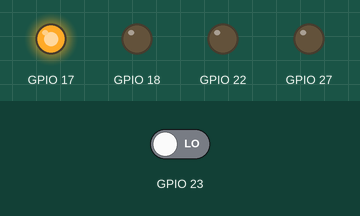
Bench run of a program on a simulated Raspberry Pi (BCM pin numbers). Parts: output pins drawn as LEDs (lit = HIGH). Inputs (shaded band) come from the test bench; at power-on: GPIO 23 LOW. Threads take turns every 2 ms; the clock reads 2024-03-15 10:24:30 at power-on unless the program sets it; what the program prints to the terminal is not drawn. At 9.2 s the program stops and its outputs stay as they are.

Above: at 0.1 s.
At 0.6 s:
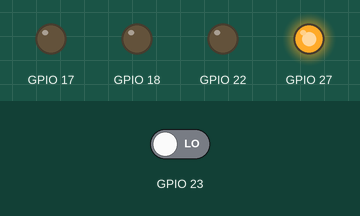
At 1.1 s:
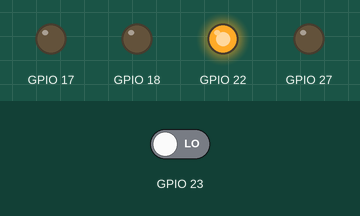
At 3.7 s:
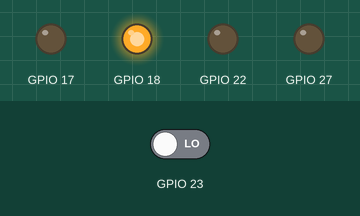
At 4.2 s:
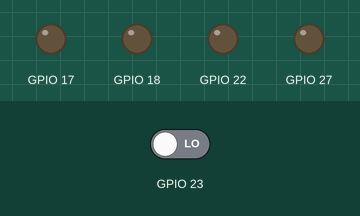
Timing chart, 0 to 5.7 s (numbered marks = the images above):
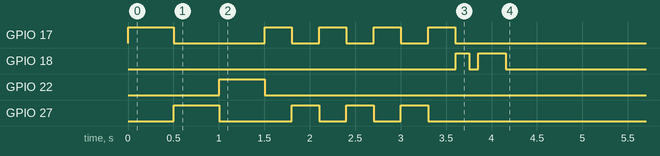

The program:

gpio_control.py
```python
#!/usr/bin/env python3
# -*- coding: utf-8 -*-
"""
GPIO 外设控制
=============
- 普通单色 LED (GPIO 高低电平)
- RGB 三色 LED (共阴极, 3 路 PWM)
- 有源蜂鸣器 (GPIO 高低电平)
- 触摸传感器 TTP223 (GPIO 输入)
"""

import time
import threading

try:
    import RPi.GPIO as GPIO
    _HAS_RPI_GPIO = True
except ImportError:
    _HAS_RPI_GPIO = False
    print("[WARN] RPi.GPIO not installed. Run: pip install RPi.GPIO")


class SimpleLED:
    """
    普通单色 LED 控制 (GPIO 高低电平)

    用法:
        status_led = SimpleLED(pin=16)
        status_led.on()              # 点亮
        status_led.off()             # 熄灭
    """

    def __init__(self, pin):
        if not _HAS_RPI_GPIO:
            raise ImportError("SimpleLED 需要 RPi.GPIO")

        self.pin = pin
        GPIO.setup(pin, GPIO.OUT)
        GPIO.output(pin, GPIO.LOW)

    def on(self):
        """点亮 LED"""
        GPIO.output(self.pin, GPIO.HIGH)

    def off(self):
        """熄灭 LED"""
        GPIO.output(self.pin, GPIO.LOW)

    def toggle(self):
        """翻转 LED 状态"""
        GPIO.output(self.pin, not GPIO.input(self.pin))

    def cleanup(self):
        """清理"""
        self.off()


class RGBLED:
    """
    RGB 三色 LED 控制 (共阴极) — 用于检测状态红绿交替

    用法:
        led = RGBLED(red=17, green=27, blue=22)
        led.set_color('green')       # 预设颜色
        led.set_rgb(100, 0, 0)       # 自定义 RGB (0~100)
        led.start_alternating()      # 开始红绿交替
        led.stop_alternating()       # 停止交替
    """

    def __init__(self, red_pin=17, green_pin=27, blue_pin=22, freq=100):
        if not _HAS_RPI_GPIO:
            raise ImportError("RGBLED 需要 RPi.GPIO")

        self.pins = {'r': red_pin, 'g': green_pin, 'b': blue_pin}
        self.pwm = {}
        self.freq = freq
        self._alt_thread = None
        self._alt_running = False

        # 初始化 GPIO
        GPIO.setup(red_pin,   GPIO.OUT)
        GPIO.setup(green_pin, GPIO.OUT)
        GPIO.setup(blue_pin,  GPIO.OUT)

        # 初始化 PWM
        for label, pin in self.pins.items():
            p = GPIO.PWM(pin, freq)
            p.start(0)
            self.pwm[label] = p

        self.off()

    def set_rgb(self, r, g, b):
        """
        设置 RGB 三通道占空比

        参数: r, g, b 取值 0~100 (百分比)
        """
        self.pwm['r'].ChangeDutyCycle(max(0, min(100, r)))
        self.pwm['g'].ChangeDutyCycle(max(0, min(100, g)))
        self.pwm['b'].ChangeDutyCycle(max(0, min(100, b)))

    def set_color(self, color_name):
        """
        设置预设颜色

        支持: 'red', 'green', 'blue', 'yellow', 'cyan',
              'purple', 'white', 'off'
        """
        from config import LED_COLORS
        rgb = LED_COLORS.get(color_name, (0, 0, 0))
        self.set_rgb(*rgb)

    def off(self):
        """关闭所有通道"""
        self.set_rgb(0, 0, 0)

    def start_alternating(self, interval=0.5):
        """
        开始红绿交替闪烁 (在后台线程中)

        用于指示"情绪检测进行中"
        """
        if self._alt_running:
            return
        self._alt_running = True
        self._alt_thread = threading.Thread(target=self._alt_loop,
                                            args=(interval,), daemon=True)
        self._alt_thread.start()

    def stop_alternating(self):
        """停止红绿交替"""
        self._alt_running = False
        if self._alt_thread:
            self._alt_thread.join(timeout=2.0)
        self.set_color('green')  # 恢复绿灯

    def _alt_loop(self, interval):
        """交替闪烁后台循环"""
        toggle = True
        while self._alt_running:
            if toggle:
                self.set_color('red')
            else:
                self.set_color('green')
            toggle = not toggle
            time.sleep(interval)
        # 退出时确保恢复绿色
        self.set_color('green')

    def cleanup(self):
        """清理 PWM 资源"""
        self.stop_alternating()
        for p in self.pwm.values():
            try:
                p.stop()
            except Exception:
                pass


class Buzzer:
    """
    有源蜂鸣器控制 (GPIO 高低电平)

    有源蜂鸣器内部自带振荡电路, 通电即响,
    GPIO 输出 HIGH=响, LOW=停, 无需 PWM。

    用法:
        buzzer = Buzzer(pin=18)
        buzzer.beep(0.2)            # 响 0.2 秒
        buzzer.play_pattern()       # 播放预设间歇提示音
    """

    def __init__(self, pin=18):
        if not _HAS_RPI_GPIO:
            raise ImportError("Buzzer 需要 RPi.GPIO")

        self.pin = pin
        self._playing = False
        self._thread = None

        GPIO.setup(pin, GPIO.OUT)
        GPIO.output(pin, GPIO.LOW)

    def on(self):
        """蜂鸣器开始鸣叫"""
        GPIO.output(self.pin, GPIO.HIGH)

    def off(self):
        """蜂鸣器停止鸣叫"""
        GPIO.output(self.pin, GPIO.LOW)

    def beep(self, duration):
        """
        蜂鸣器响指定时长 (阻塞)

        参数:
            duration: 时长 (秒), 0 表示静音等待
        """
        if duration > 0:
            self.on()
            time.sleep(duration)
        self.off()

    def play_pattern(self, pattern=None):
        """
        播放预设间歇提示音 (非阻塞, 在后台线程中)

        参数:
            pattern: [(响秒数, 停秒数), ...] 列表
                     若为 None, 使用 config 中的 BUZZER_PATTERN

        示例:
            buzzer.play_pattern([
                (0.15, 0.10),   # 响0.15秒, 停0.10秒
                (0.15, 0.10),
                (0.20, 0.50),   # 响0.20秒, 停0.50秒
            ])
        """
        if pattern is None:
            from config import BUZZER_PATTERN
            pattern = BUZZER_PATTERN

        if self._playing:
            return

        self._thread = threading.Thread(target=self._play_thread,
                                        args=(pattern,), daemon=True)
        self._thread.start()

    def _play_thread(self, pattern):
        """后台播放线程"""
        self._playing = True
        try:
            for on_dur, off_dur in pattern:
                if not self._playing:
                    break
                if on_dur > 0:
                    self.on()
                    time.sleep(on_dur)
                self.off()
                if off_dur > 0:
                    time.sleep(off_dur)
        finally:
            self.off()
            self._playing = False

    def cleanup(self):
        """清理资源"""
        self._playing = False
        self.off()


class TouchSensor:
    """
    TTP223 触摸传感器

    用法:
        touch = TouchSensor(pin=23)
        if touch.is_pressed():
            print("触摸!")
    """

    def __init__(self, pin=23):
        if not _HAS_RPI_GPIO:
            raise ImportError("TouchSensor 需要 RPi.GPIO")

        self.pin = pin
        GPIO.setup(pin, GPIO.IN, pull_up_down=GPIO.PUD_DOWN)

    def is_pressed(self):
        """返回当前触摸状态 (True=触摸中)"""
        return GPIO.input(self.pin) == GPIO.HIGH

    def wait_for_touch(self, timeout=None):
        """
        等待触摸事件 (阻塞)

        参数:
            timeout: 超时秒数, None=无限等待

        返回:
            True=检测到触摸, False=超时
        """
        try:
            channel = GPIO.wait_for_edge(self.pin, GPIO.RISING,
                                         timeout=int(timeout * 1000) if timeout else None)
            return channel is not None
        except Exception:
            return False


# ============================================================
# 硬件初始化/清理辅助函数
# ============================================================

def gpio_setup():
    """初始化 GPIO (设置模式)"""
    if _HAS_RPI_GPIO:
        GPIO.setmode(GPIO.BCM)
        GPIO.setwarnings(False)
        print("[INFO] GPIO 初始化完成 (BCM 模式)")


def gpio_cleanup():
    """清理所有 GPIO 资源"""
    if _HAS_RPI_GPIO:
        try:
            GPIO.cleanup()
            print("[INFO] GPIO 资源已清理")
        except Exception:
            pass


# ============================================================
# 自检
# ============================================================

if __name__ == '__main__':
    print("=== GPIO 外设自检 ===\n")

    gpio_setup()

    try:
        # 测试 RGB LED
        print("[TEST] RGB LED...")
        led = RGBLED()
        print("  红色")
        led.set_color('red')
        time.sleep(0.5)
        print("  绿色")
        led.set_color('green')
        time.sleep(0.5)
        print("  蓝色")
        led.set_color('blue')
        time.sleep(0.5)
        print("  交替")
        led.start_alternating(0.3)
        time.sleep(2)
        led.stop_alternating()
        led.off()
        print("  [OK] RGB LED 正常\n")

        # 测试有源蜂鸣器
        print("[TEST] 有源蜂鸣器...")
        buzzer = Buzzer()
        buzzer.beep(0.15)  # 短响
        time.sleep(0.1)
        buzzer.beep(0.3)   # 长响
        buzzer.cleanup()
        print("  [OK] 有源蜂鸣器正常\n")

        # 测试触摸传感器
        print("[TEST] 触摸传感器 (请触摸 TTP223)...")
        touch = TouchSensor()
        start = time.time()
        touched = False
        while time.time() - start < 5:
            if touch.is_pressed():
                print("  >> 检测到触摸!")
                touched = True
                break
            time.sleep(0.05)

        if touched:
            print("  [OK] 触摸传感器正常\n")
        else:
            print("  [INFO] 5 秒内未检测到触摸, 若已触摸请检查接线\n")

    except KeyboardInterrupt:
        print("\n[INFO] 自检中断")
    finally:
        led.off()
        led.cleanup()
        gpio_cleanup()
```

config.py
```python
#!/usr/bin/env python3
# -*- coding: utf-8 -*-
"""
硬件配置与系统参数
==================
所有 GPIO 引脚定义、I2C 地址、传感器参数、情绪映射
"""

# ============================================================
# GPIO 引脚定义 (BCM 编号)
# ============================================================

# 普通绿色 LED (系统运行指示灯, 高电平点亮)
GREEN_LED_PIN  = 16

# RGB 三色 LED (共阴极, 用于检测状态红绿交替)
LED_RED_PIN    = 17   # 红色通道 (PWM)
LED_GREEN_PIN  = 27   # 绿色通道 (PWM)
LED_BLUE_PIN   = 22   # 蓝色通道 (PWM)

# 有源蜂鸣器 (GPIO 高低电平)
BUZZER_PIN     = 18

# 触摸传感器 TTP223
TOUCH_PIN      = 23

# DHT11 温湿度传感器
DHT11_PIN      = 4

# ============================================================
# I2C 总线配置
# ============================================================

I2C_BUS        = 1          # Raspberry Pi 的 I2C 总线号

# PCF8591 AD/DA 转换模块
PCF8591_ADDR   = 0x48       # I2C 地址 (0x48~0x4F, 默认 0x48)

# LCD1602 + PCF8574 I2C 背包
LCD1602_ADDR   = 0x27       # 常见 0x27 或 0x3F, 用 i2cdetect -y 1 确认

# ============================================================
# 双轴摇杆 (接 PCF8591 CH2/CH3 + SW 接 GPIO)
JOYSTICK_SW_PIN   = 13         # 摇杆按下开关 (GPIO, 带上拉)
JOYSTICK_VRX_CH   = 2          # VRx → PCF8591 CH2
JOYSTICK_VRY_CH   = 3          # VRy → PCF8591 CH3
JOYSTICK_DEADZONE = 15         # 摇杆死区 (ADC 偏离中心 ±15 视为不移动)
JOYSTICK_SPEED    = 4          # 摇杆移动速度 (像素/帧)
JOYSTICK_READ_INTERVAL = 0.05  # 摇杆读取间隔 (秒)

# ============================================================
# PCF8591 通道定义
# ============================================================

PCF8591_CH_PHOTORESISTOR = 0   # CH0: 光敏传感器
PCF8591_CH_NTC           = 1   # CH1: NTC 热敏电阻 (板载温度)

# ============================================================
# NTC 热敏电阻参数 (用于温度换算)
# ============================================================

NTC_R0        = 10000       # 25°C 时的标称电阻 (Ω)
NTC_BETA      = 3950        # Beta 系数
NTC_T0        = 298.15      # 25°C 对应的开尔文温度
NTC_R_FIXED   = 10000       # 分压电路中的固定电阻 (Ω)
NTC_VCC       = 5.0         # PCF8591 供电电压

# ============================================================
# 传感器读取周期
# ============================================================

SENSOR_READ_INTERVAL = 2.0  # 传感器数据刷新周期 (秒)
TERMINAL_PRINT_INTERVAL = 2.0  # 终端打印周期 (秒)

# ============================================================
# 情绪检测配置
# ============================================================

CAMERA_INDEX       = 0      # USB 摄像头索引 (0=第一个摄像头)
DETECTION_TIMEOUT  = 5.0    # 单次检测超时 (秒)
RESULT_DISPLAY_TIME = 5.0   # 结果显示保持时间 (秒)
FACE_DETECT_CONFIDENCE = 0.7  # 人脸检测置信度阈值

# ============================================================
# HDMI 显示配置
# ============================================================

DISPLAY_WIDTH  = 1280       # 窗口宽度 (0=全屏)
DISPLAY_HEIGHT = 720        # 窗口高度 (0=全屏)
DISPLAY_FULLSCREEN = True   # 是否全屏
DISPLAY_FPS    = 30         # 显示刷新率

# 布局比例
ROBOT_AREA_RATIO   = 0.45   # 机器人区域占宽度比例
CAMERA_AREA_RATIO  = 0.50   # 摄像头区域占宽度比例
STATUS_BAR_HEIGHT  = 80     # 状态栏高度 (像素)

# ============================================================
# 情绪 → LCD 信息映射
# ============================================================

EMOTION_LCD_MAP = {
    'happy':    ("Emotion:Happy", "Keep Smiling!"),
    'sad':      ("Emotion:Sad",    "Cheer Up!"),
    'angry':    ("Emotion:Angry",  "Stay Calm!"),
    'surprise': ("Emotion:Wow!",   "Amazing!"),
    'neutral':  ("Emotion:Neutral","Ready"),
    'fear':     ("Emotion:Fear",   "It's OK!"),
    'disgust':  ("Emotion:Disgust","Take it easy"),
}

# 情绪 → 状态栏文案映射
EMOTION_STATUS_MAP = {
    'happy':    "You look happy today! 😊",
    'sad':      "Cheer up! I'm here for you.",
    'angry':    "Take it easy.",
    'surprise': "Wow! That's surprising!",
    'neutral':  "I'm ready when you are.",
    'fear':     "Don't worry, you're safe!",
    'disgust':  "Not your cup of tea?",
}

# ============================================================
# 蜂鸣器配置
# ============================================================

# 需要蜂鸣器提示的情绪
BUZZER_EMOTIONS = ['sad', 'angry']

# 蜂鸣器间歇提示音参数 (有源蜂鸣器: 响秒数, 停秒数)
BUZZER_PATTERN = [
    (0.15, 0.10),   # 响0.15秒, 停0.10秒
    (0.15, 0.10),
    (0.15, 0.50),   # 响0.15秒, 停0.50秒
    (0.20, 0.10),
    (0.20, 0.10),
    (0.30, 0.00),   # 最后长响0.30秒
]

# ============================================================
# RGB LED 颜色定义 (PWM 占空比 0~100)
# ============================================================

LED_COLORS = {
    'red':    (100, 0,   0),
    'green':  (0,   100, 0),
    'blue':   (0,   0,   100),
    'yellow': (100, 100, 0),
    'cyan':   (0,   100, 100),
    'purple': (100, 0,   100),
    'white':  (100, 100, 100),
    'off':    (0,   0,   0),
}
```
